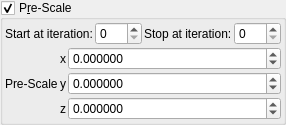
    <widget class="MyGroupBox" name="groupCheck_transf_function_enabled_false">
     <property name="toolTip">
      <string/>
     </property>
     <property name="title">
      <string>P&amp;re-Scale</string>
     </property>
     <property name="checkable">
      <bool>true</bool>
     </property>
     <layout class="QVBoxLayout" name="verticalLayout_49">
      <property name="spacing">
       <number>2</number>
      </property>
      <property name="leftMargin">
       <number>2</number>
      </property>
      <property name="topMargin">
       <number>2</number>
      </property>
      <property name="rightMargin">
       <number>2</number>
      </property>
      <property name="bottomMargin">
       <number>2</number>
      </property>
      <item>
       <layout class="QGridLayout" name="gridLayout_79">
        <property name="spacing">
         <number>2</number>
        </property>
        <item row="3" column="0">
         <widget class="QLabel" name="label_70">
          <property name="text">
           <string>Start at iteration:</string>
          </property>
         </widget>
        </item>
        <item row="3" column="1">
         <widget class="MySpinBox" name="spinboxInt_transf_start_iterations_D">
          <property name="sizePolicy">
           <sizepolicy hsizetype="Minimum" vsizetype="Maximum">
            <horstretch>0</horstretch>
            <verstretch>0</verstretch>
           </sizepolicy>
          </property>
          <property name="minimum">
           <number>0</number>
          </property>
          <property name="maximum">
           <number>999</number>
          </property>
          <property name="value">
           <number>0</number>
          </property>
         </widget>
        </item>
        <item row="3" column="3">
         <widget class="MySpinBox" name="spinboxInt_transf_stop_iterations_D1">
          <property name="sizePolicy">
           <sizepolicy hsizetype="Preferred" vsizetype="Maximum">
            <horstretch>0</horstretch>
            <verstretch>0</verstretch>
           </sizepolicy>
          </property>
          <property name="maximum">
           <number>999</number>
          </property>
         </widget>
        </item>
        <item row="3" column="2">
         <widget class="QLabel" name="label_50">
          <property name="text">
           <string>Stop at iteration:</string>
          </property>
         </widget>
        </item>
       </layout>
      </item>
      <item>
       <layout class="QGridLayout" name="gridLayout_23" columnstretch="0,0,1">
        <property name="spacing">
         <number>2</number>
        </property>
        <item row="2" column="2">
         <widget class="MyDoubleSpinBox" name="spinbox3_transf_scale3D_111_z">
          <property name="sizePolicy">
           <sizepolicy hsizetype="Minimum" vsizetype="Maximum">
            <horstretch>0</horstretch>
            <verstretch>0</verstretch>
           </sizepolicy>
          </property>
          <property name="decimals">
           <number>6</number>
          </property>
          <property name="minimum">
           <double>-99.989999999999995</double>
          </property>
          <property name="maximum">
           <double>99.989999999999995</double>
          </property>
          <property name="singleStep">
           <double>0.100000000000000</double>
          </property>
         </widget>
        </item>
        <item row="1" column="1">
         <widget class="QLabel" name="label_121">
          <property name="text">
           <string notr="true">y</string>
          </property>
         </widget>
        </item>
        <item row="2" column="1">
         <widget class="QLabel" name="label_123">
          <property name="text">
           <string notr="true">z</string>
          </property>
         </widget>
        </item>
        <item row="1" column="0">
         <widget class="QLabel" name="label_124">
          <property name="text">
           <string>Pre-Scale</string>
          </property>
         </widget>
        </item>
        <item row="0" column="1">
         <widget class="QLabel" name="label_120">
          <property name="text">
           <string notr="true">x</string>
          </property>
         </widget>
        </item>
        <item row="0" column="2">
         <widget class="MyDoubleSpinBox" name="spinbox3_transf_scale3D_111_x">
          <property name="sizePolicy">
           <sizepolicy hsizetype="Minimum" vsizetype="Maximum">
            <horstretch>0</horstretch>
            <verstretch>0</verstretch>
           </sizepolicy>
          </property>
          <property name="prefix">
           <string/>
          </property>
          <property name="decimals">
           <number>6</number>
          </property>
          <property name="minimum">
           <double>-99.989999999999995</double>
          </property>
          <property name="singleStep">
           <double>0.100000000000000</double>
          </property>
         </widget>
        </item>
        <item row="1" column="2">
         <widget class="MyDoubleSpinBox" name="spinbox3_transf_scale3D_111_y">
          <property name="sizePolicy">
           <sizepolicy hsizetype="Minimum" vsizetype="Maximum">
            <horstretch>0</horstretch>
            <verstretch>0</verstretch>
           </sizepolicy>
          </property>
          <property name="decimals">
           <number>6</number>
          </property>
          <property name="minimum">
           <double>-99.989999999999995</double>
          </property>
          <property name="maximum">
           <double>99.989999999999995</double>
          </property>
          <property name="singleStep">
           <double>0.100000000000000</double>
          </property>
         </widget>
        </item>
       </layout>
      </item>
     </layout>
    </widget>
